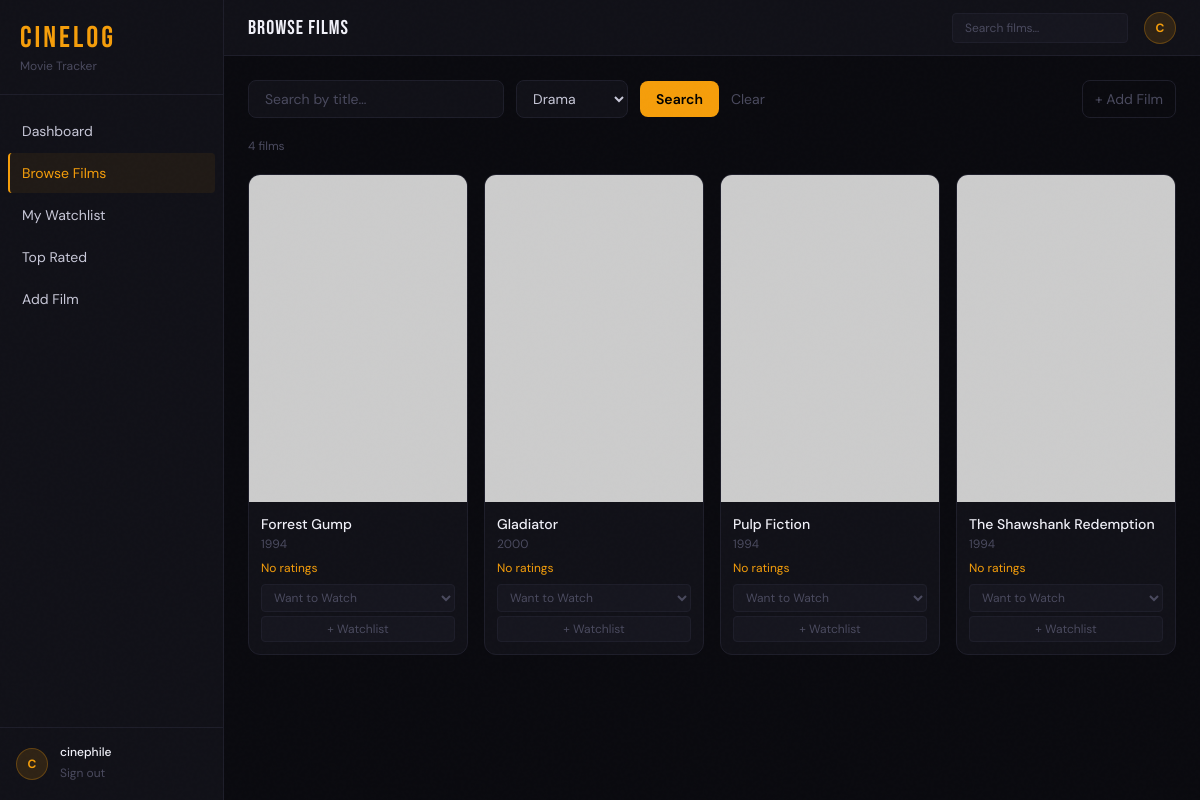
/movies.php?genre=Drama (signed in), run on an earlier commit of the app's database.
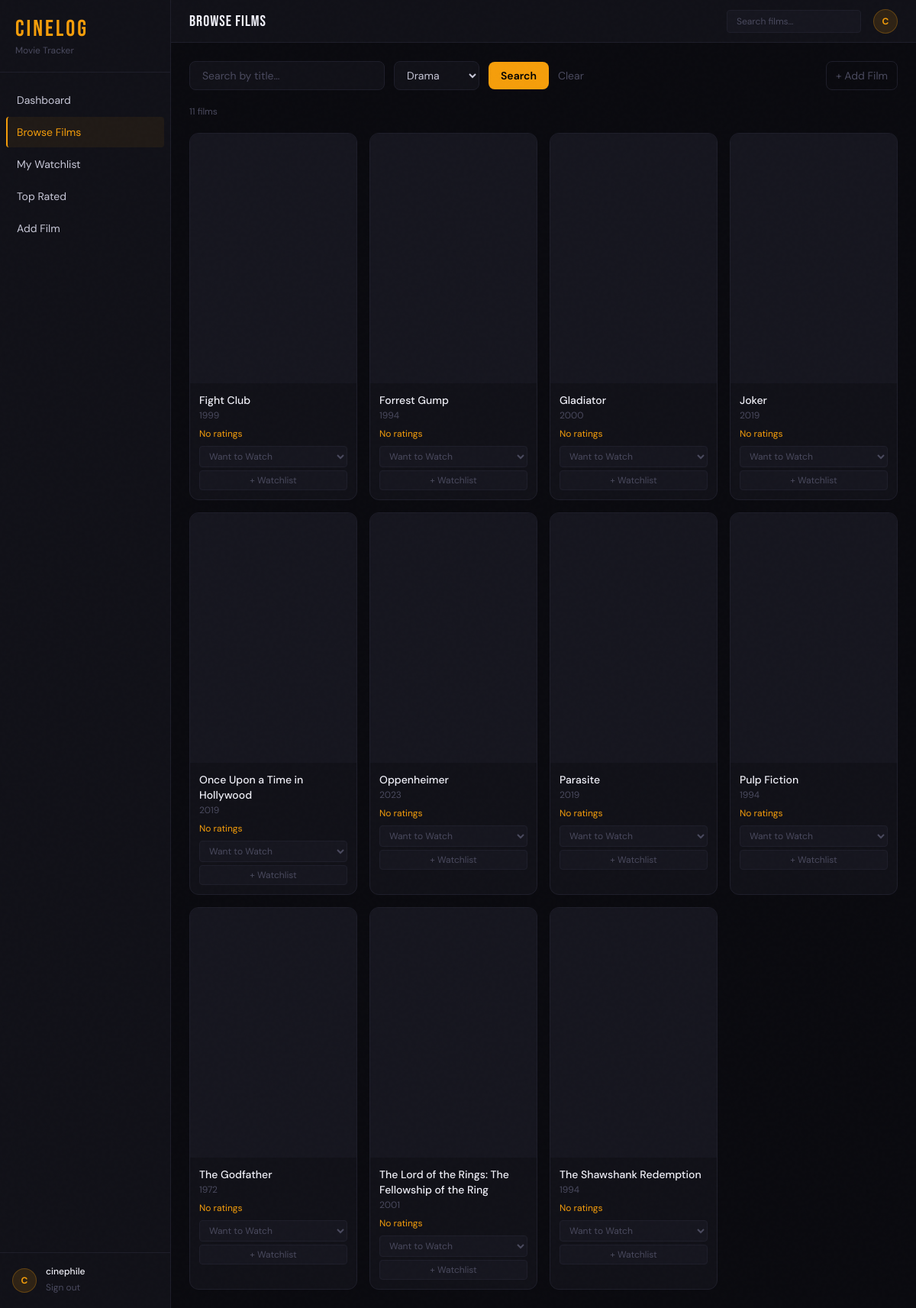
And on a later commit of the database.
### tables this page shows
CREATE TABLE Movies (
    movie_id        INT AUTO_INCREMENT PRIMARY KEY,
    title           VARCHAR(200) NOT NULL,
    release_year    YEAR,
    duration_mins   INT,
    language        VARCHAR(50),
    poster_url      VARCHAR(500),
    created_at      DATETIME DEFAULT CURRENT_TIMESTAMP
);

### includes/helpers.php (called while the page is built, shortened)
<?php
function is_logged_in(): bool
{
    return !empty($_SESSION['user_id']);
}

### includes/db.php (called while the page is built, shortened)
<?php
function db_connect()
{
    static $conn = null;
    if ($conn === null) {
        $conn = new mysqli(DB_HOST, DB_USER, DB_PASS, DB_NAME);
        $conn->set_charset('utf8mb4');
    }
    return $conn;
}
function get_param_types(array $params): string
{
    $types = '';
    foreach ($params as $param) {
        if (is_int($param)) {
            $types .= 'i';
        } elseif (is_float($param)) {
            $types .= 'd';
        } else {
            $types .= 's';
        }
    }
    return $types;
}
function ref_values(array &$arr): array
{
    $refs = [];
    foreach ($arr as $key => $value) {
        $refs[$key] = &$arr[$key];
    }
    return $refs;
}
function db_prepare(string $sql, array $params = [])
{
    $conn = db_connect();
    $stmt = $conn->prepare($sql);
    if (!empty($params)) {
        $types = get_param_types($params);
        call_user_func_array([$stmt, 'bind_param'], array_merge([$types], ref_values($params)));
    }
    return $stmt;
}
function db_fetch_all(string $sql, array $params = []): array
{
    $stmt = db_prepare($sql, $params);
    $stmt->execute();
    $result = $stmt->get_result();
    $rows = $result->fetch_all(MYSQLI_ASSOC);
    return $rows ?: [];
}

### movies.php (the view, shortened to what the changed rows need)
<?php
$genre = trim($_GET['genre'] ?? '');
$params = [$_SESSION['user_id']];
$sql = "SELECT DISTINCT m.movie_id, m.title, m.release_year, m.duration_mins, m.language, m.poster_url, ROUND(AVG(r.score),1) AS avg_score, COUNT(DISTINCT r.rating_id) AS rating_count, w.status AS my_status FROM Movies m LEFT JOIN Ratings r ON r.movie_id = m.movie_id LEFT JOIN Watchlist w ON w.movie_id = m.movie_id AND w.user_id = ? LEFT JOIN MovieGenres mg ON mg.movie_id = m.movie_id LEFT JOIN Genres g ON g.genre_id = mg.genre_id WHERE 1=1";
if ($genre !== '') {
    $sql .= ' AND g.genre_name = ?';
    $params[] = $genre;
}
$sql .= ' GROUP BY m.movie_id ORDER BY m.title';
$movies = db_fetch_all($sql, $params);
$pageHeading = 'Browse Films';
include __DIR__ . '/partials/header.php';
?>
<div class="space-y-5" x-data="{ addModal: false, selectedMovie: null }">
  <div class="flex items-center gap-3">
    <form method="get" class="flex items-center gap-3 flex-1">
    </form>
    <a href="add_movie.php" class="flex items-center gap-2 text-sm text-[#4a4a5e] hover:text-[#f59e0b] transition-colors border border-[#1e1e2a] hover:border-[#f59e0b44] rounded-lg px-3 py-2">+ Add Film</a>
  </div>
  <p class="text-xs text-[#4a4a5e]"><?= count($movies) ?> film<?= count($movies) !== 1 ? 's' : '' ?></p>
  <?php if (count($movies)): ?>
    <div class="grid grid-cols-2 md:grid-cols-3 lg:grid-cols-4 xl:grid-cols-5 gap-4">
      <?php foreach ($movies as $m): ?>
        <div class="poster-hover bg-[#111118] border border-[#1e1e2a] rounded-xl overflow-hidden group">
          <a href="movie.php?id=<?= $m['movie_id'] ?>">
            <div class="aspect-[2/3] bg-[#16161f] flex items-center justify-center overflow-hidden">
              <?php if ($m['poster_url']): ?>
                <img src="<?= htmlspecialchars($m['poster_url']) ?>" alt="<?= htmlspecialchars($m['title']) ?>" class="w-full h-full object-cover" onerror="this.style.display='none'" />
              <?php else: ?>
                <div class="flex flex-col items-center gap-2 text-[#4a4a5e] p-4"><span class="text-4xl">🎬</span><span class="text-xs text-center font-medium"><?= htmlspecialchars(mb_strimwidth($m['title'], 0, 20, '...')) ?></span></div>
              <?php endif; ?>
            </div>
          </a>
          <div class="p-3">
            <a href="movie.php?id=<?= $m['movie_id'] ?>" class="text-sm font-medium text-[#f0f0f8] hover:text-[#f59e0b] transition-colors line-clamp-1 block"><?= htmlspecialchars($m['title']) ?></a>
            <p class="text-xs text-[#4a4a5e] mt-0.5"><?= $m['release_year'] ?: '—' ?></p>
            <div class="flex items-center justify-between mt-2">
              <span class="text-xs text-[#f59e0b]"><?= $m['avg_score'] ? '⭐ ' . htmlspecialchars($m['avg_score']) : 'No ratings' ?></span>
            </div>
            <form action="watchlist_add.php" method="post" class="mt-2">
              <select name="status" class="w-full bg-[#16161f] border border-[#1e1e2a] text-[#4a4a5e] text-xs rounded px-2 py-1 focus:outline-none focus:border-[#f59e0b44] mb-1">
                <option value="want_to_watch">Want to Watch</option>
              </select>
              <button type="submit" class="w-full bg-[#16161f] hover:bg-[#f59e0b22] border border-[#1e1e2a] hover:border-[#f59e0b44] text-[#4a4a5e] hover:text-[#f59e0b] text-xs py-1 rounded transition-colors">+ Watchlist</button>
            </form>
          </div>
        </div>
      <?php endforeach; ?>
    </div>
  <?php endif; ?>
</div>
<?php include __DIR__ . '/partials/footer.php'; ?>

### partials/header.php (shortened to what the changed rows need)
<?php
$currentPage = basename($_SERVER['PHP_SELF']);
?>
<!DOCTYPE html>
<html lang="en" class="h-full">
<head>
  <script src="https://cdn.tailwindcss.com"></script>
</head>
<body class="film-grain bg-[#0a0a0f] text-[#c8c8d8] h-full font-body" x-data="{ sidebarOpen: true }">
<?php if (is_logged_in()): ?>
<div class="flex h-screen overflow-hidden">
  <aside class="w-56 flex-shrink-0 bg-[#111118] border-r border-[#1e1e2a] flex flex-col">
    <nav class="flex-1 px-2 py-4 space-y-0.5">
      <?php $links = [
        ['href' => 'dashboard.php',   'label' => 'Dashboard'],
        ['href' => 'movies.php',      'label' => 'Browse Films'],
        ['href' => 'watchlist.php',   'label' => 'My Watchlist'],
        ['href' => 'leaderboard.php', 'label' => 'Top Rated'],
        ['href' => 'add_movie.php',   'label' => 'Add Film'],
      ]; ?>
      <?php foreach ($links as $link): ?>
        <a href="<?= $link['href'] ?>"
           class="nav-link <?= $currentPage === basename($link['href']) ? 'active' : '' ?> flex items-center gap-3 px-3 py-2.5 rounded text-sm text-[#c8c8d8] hover:text-[#f59e0b] hover:bg-[#f59e0b11] transition-colors border-l-2 border-transparent">
          <?= htmlspecialchars($link['label']) ?>
        </a>
      <?php endforeach; ?>
    </nav>
  </aside>
  <div class="flex-1 flex flex-col min-w-0 overflow-hidden">
    <header class="flex-shrink-0 h-14 bg-[#111118] border-b border-[#1e1e2a] flex items-center justify-between px-6">
      <h1 class="font-display text-xl tracking-wider text-[#f0f0f8]"><?= htmlspecialchars($pageHeading ?? '') ?></h1>
    </header>
    <main class="flex-1 overflow-y-auto p-6">
<?php endif; ?>

What changed in the data, as far as the page shows it:
added movies: title "Fight Club", release_year "1999"
changed movies "Forrest Gump": poster_url: picture removed
changed movies "Gladiator": poster_url: picture removed
added movies: title "Joker", release_year "2019"
added movies: title "Once Upon a Time in Hollywood", release_year "2019"
added movies: title "Oppenheimer", release_year "2023"
added movies: title "Parasite", release_year "2019"
changed movies "Pulp Fiction": poster_url: picture removed
added movies: title "The Godfather", release_year "1972"
added movies: title "The Lord of the Rings: The Fellowship of the Ring", release_year "2001"
changed movies "The Shawshank Redemption": poster_url: picture removed
Also different on the page:
count($movies): "4" → "11"
